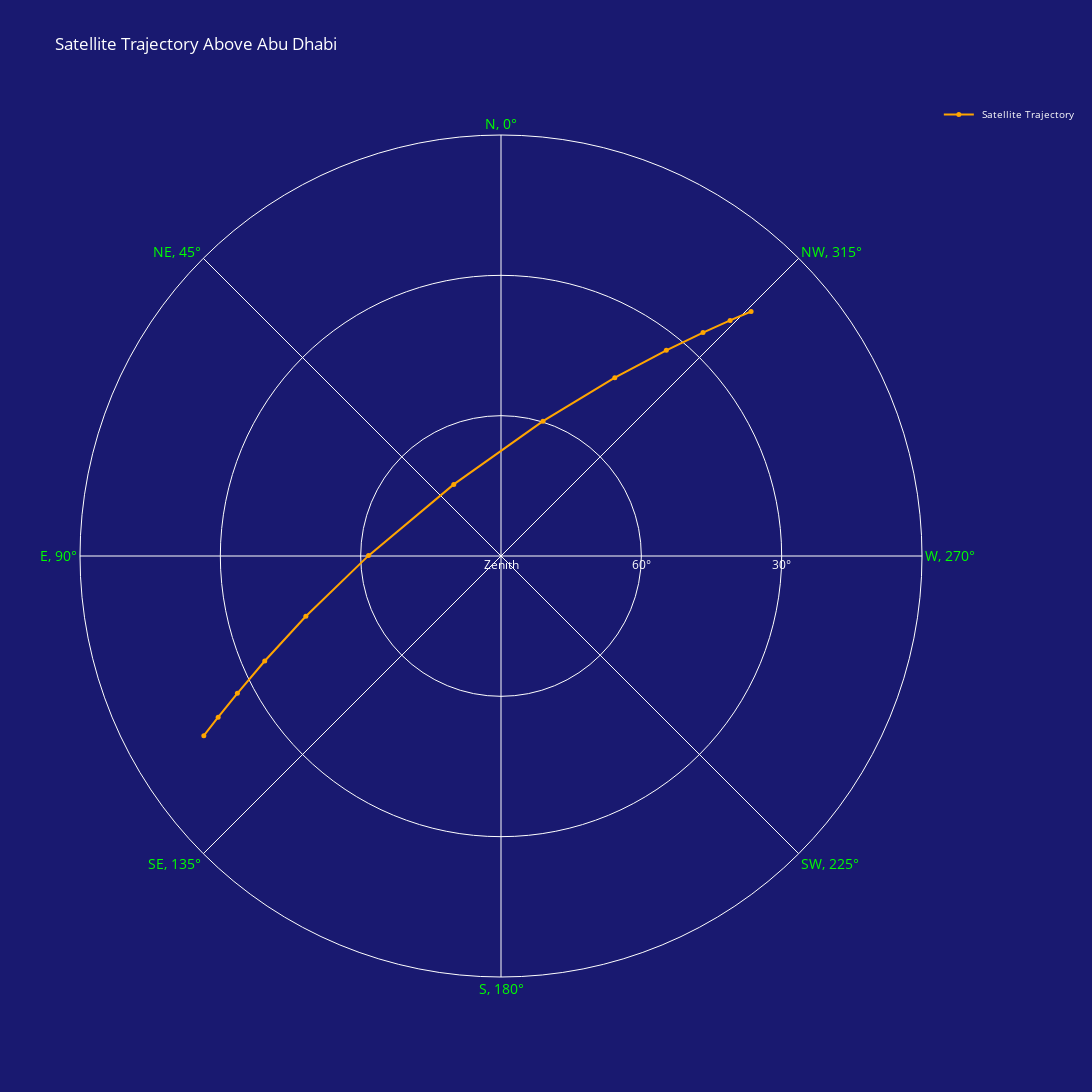

The cell this chart's notebook holds for it:
### Code cell
# polar interactive plot
labels = []

for i in range(len(celestial_coordinates_array_processed)):
    labels.append(f"Azimuth: {360 - celestial_coordinates_array_processed [i, 3] % 360:.1f}°<br>Elevation: {celestial_coordinates_array_processed [i, 4]:.1f}°<br>RA: {celestial_coordinates_array_processed [i, 1]}<br>Dec: {celestial_coordinates_array_processed [i, 2]}<br>Time: {celestial_coordinates_array_processed [i, 0]}")


# Create an interactive polar plot with Plotly
fig = go.Figure()

fig.add_trace(go.Scatterpolar(
    r=celestial_coordinates_array_processed[:, 4],
    theta=celestial_coordinates_array_processed[:, 3] % 360,
    mode='lines+markers',
    marker=dict(color='orange', size=5),
    line=dict(color='orange'),
    text=labels,  # Add labels for each point
    textposition="top center",  # Position labels at the top center of each marker
    hoverinfo="text",  # Show text on hover
    name=" Satellite Trajectory"
))



# Customize layout to match previous appearance
fig.update_layout(
    polar=dict(
        bgcolor="midnightblue",  # Dark background color
        radialaxis=dict(
            range=[90, 0],  # 90 at center (zenith), 0 at edge (horizon)
            tickvals=[30, 60, 90],  # Tick values for altitude
            ticktext=['30°', '60°', 'Zenith'],  # Altitude labels
            tickfont=dict(color="white"),
            showline=False,
            showticklabels=True,
            ticks="",

            
        ),
        angularaxis=dict(
            direction="clockwise",
            rotation=90,  # Rotate to start at north
            tickvals=[0, 45, 90, 135, 180, 225, 270, 315],
            # tickvals=[0, 315, 270, 225, 180, 135, 90, 45],
            #ticktext=['N, 0°', 'NE, 45°', 'E, 90°', 'SE, 135°', 'S, 180°', 'SW, 225°', 'W, 270°', 'NW, 315°'],
            ticktext=['N, 0°', 'NW, 315°', 'W, 270°', 'SW, 225°', 'S, 180°', 'SE, 135°', 'E, 90°', 'NE, 45°'],
            tickfont=dict(color="lime", size=14)
        )
    ),
    title="Satellite Trajectory Above Abu Dhabi",
    font=dict(color="white"),
    showlegend=True,
    legend=dict(font=dict(size=10, color="white")),
    paper_bgcolor="midnightblue",  # Background color for the figure
    width=1500,  # Figure width
    height=1500  # Figure height
)

fig.show()

### Figure 1 — Plotly figure (JSON) as saved in the notebook; plotly's stock layout.template omitted (floating-point values rounded to 4 significant figures)
{"data": [{"hoverinfo": "text", "line": {"color": "orange"}, "marker": {"color": "orange", "size": 5}, "mode": "lines+markers", "name": " Satellite Trajectory", "r": [15.76, 20.41, 26.46, 34.72, 46.34, 61.68, 71.66, 59.81, 44.77, 33.58, 25.62, 19.75, 15.23], "text": ["Azimuth: 121.2°<br>Elevation: 15.8°<br>RA: 22:39:34.757273<br>Dec: -105:-41:-10.751624<br>Time: 2024-11-12 13:55:59.999987", "Azimuth: 119.7°<br>Elevation: 20.4°<br>RA: 22:54:36.853641<br>Dec: -102:-20:-0.789440<br>Time: 2024-11-12 13:56:29.999986", "Azimuth: 117.5°<br>Elevation: 26.5°<br>RA: 23:14:51.863338<br>Dec: -98:-12:-58.317089<br>Time: 2024-11-12 13:56:59.999984", "Azimuth: 114.0°<br>Elevation: 34.7°<br>RA: 23:43:24.506803<br>Dec: -92:-52:-43.851423<br>Time: 2024-11-12 13:57:29.999982", "Azimuth: 107.2°<br>Elevation: 46.3°<br>RA: 0:25:3.399429<br>Dec: -85:-28:-23.996318<br>Time: 2024-11-12 13:57:59.999980", "Azimuth: 89.8°<br>Elevation: 61.7°<br>RA: 1:24:29.789193<br>Dec: -74:-20:-49.337834<br>Time: 2024-11-12 13:58:30.000019", "Azimuth: 33.4°<br>Elevation: 71.7°<br>RA: 2:35:20.377184<br>Dec: -56:-30:-1.687945<br>Time: 2024-11-12 13:59:00.000017", "Azimuth: 342.7°<br>Elevation: 59.8°<br>RA: 3:29:7.681992<br>Dec: -29:-23:-25.981459<br>Time: 2024-11-12 13:59:30.000015", "Azimuth: 327.5°<br>Elevation: 44.8°<br>RA: 3:45:56.606745<br>Dec: 0:21:50.828713<br>Time: 2024-11-12 14:00:00.000013", "Azimuth: 321.2°<br>Elevation: 33.6°<br>RA: 3:39:46.391080<br>Dec: 22:1:22.428663<br>Time: 2024-11-12 14:00:30.000012", "Azimuth: 317.9°<br>Elevation: 25.6°<br>RA: 3:27:37.625406<br>Dec: 35:27:35.580028<br>Time: 2024-11-12 14:01:00.000010", "Azimuth: 315.8°<br>Elevation: 19.8°<br>RA: 3:15:41.410179<br>Dec: 44:4:24.962940<br>Time: 2024-11-12 14:01:30.000008", "Azimuth: 314.4°<br>Elevation: 15.2°<br>RA: 3:5:13.944942<br>Dec: 50:2:7.246426<br>Time: 2024-11-12 14:02:00.000006"], "textposition": "top center", "theta": [238.8, 240.3, 242.5, 246.0, 252.8, 270.2, 326.6, 17.28, 32.54, 38.78, 42.12, 44.21, 45.64], "type": "scatterpolar"}], "layout": {"font": {"color": "white"}, "height": 1500, "legend": {"font": {"color": "white", "size": 10}}, "paper_bgcolor": "midnightblue", "polar": {"angularaxis": {"direction": "clockwise", "rotation": 90, "tickfont": {"color": "lime", "size": 14}, "ticktext": ["N, 0°", "NW, 315°", "W, 270°", "SW, 225°", "S, 180°", "SE, 135°", "E, 90°", "NE, 45°"], "tickvals": [0, 45, 90, 135, 180, 225, 270, 315]}, "bgcolor": "midnightblue", "radialaxis": {"range": [90, 0], "showline": false, "showticklabels": true, "tickfont": {"color": "white"}, "ticks": "", "ticktext": ["30°", "60°", "Zenith"], "tickvals": [30, 60, 90]}}, "showlegend": true, "title": {"text": "Satellite Trajectory Above Abu Dhabi"}, "width": 1500}}
